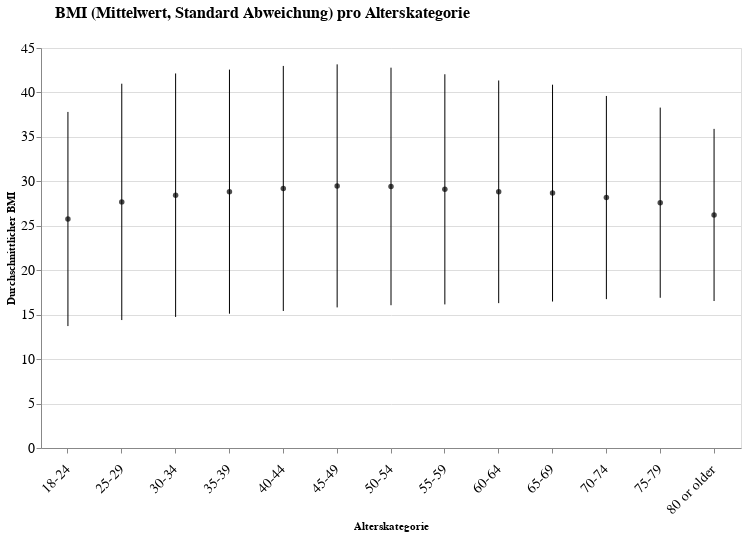

Notebook cell for this chart:
### Code cell
data = (df.groupby('AgeCategory')['BMI']
    .agg(['mean', 'std'])
    .assign(error_lower = lambda df: df['mean'] - 2 * df['std'],
            error_upper = lambda df: df['mean'] + 2 * df['std'])
    .reset_index())

error_bars = alt.Chart(data).mark_rule().encode(
    x='AgeCategory',
    y='error_lower',
    y2='error_upper')

means = alt.Chart(data).mark_circle(color='black').encode(
    x=alt.X('AgeCategory', title='Alterskategorie', axis=alt.Axis(labelFontSize=14, labelAngle=-45, labelPadding=14)),
    y=alt.Y("mean", title="Durchschnittlicher BMI", axis=alt.Axis(labelFontSize=14, labelAngle=0))
).properties(
    width=700,
    height=400,
    title={
        "text": "BMI (Mittelwert, Standard Abweichung) pro Alterskategorie",
        "fontSize": 16,
        "fontWeight": "bold",
        "anchor": "start",
        "dx": 50,
        "offset": 20
    }
)

error_bars + means

### Figure 1 — Vega-Lite specification as saved in the notebook (floating-point values rounded to 4 significant figures)
{"config": {"view": {"continuousWidth": 300, "continuousHeight": 300}}, "layer": [{"mark": {"type": "rule"}, "encoding": {"x": {"field": "AgeCategory", "type": "nominal"}, "y": {"field": "error_lower", "type": "quantitative"}, "y2": {"field": "error_upper"}}}, {"mark": {"type": "circle", "color": "black"}, "encoding": {"x": {"axis": {"labelAngle": -45, "labelFontSize": 14, "labelPadding": 14}, "field": "AgeCategory", "title": "Alterskategorie", "type": "nominal"}, "y": {"axis": {"labelAngle": 0, "labelFontSize": 14}, "field": "mean", "title": "Durchschnittlicher BMI", "type": "quantitative"}}, "title": {"text": "BMI (Mittelwert, Standard Abweichung) pro Alterskategorie", "fontSize": 16, "fontWeight": "bold", "anchor": "start", "dx": 50, "offset": 20}}], "data": {"name": "data-558710220c690e714714d1b104836b95"}, "height": 400, "width": 700, "$schema": "https://vega.github.io/schema/vega-lite/v5.8.0.json", "datasets": {"data-558710220c690e714714d1b104836b95": [{"AgeCategory": "18-24", "mean": 25.76, "std": 6.023, "error_lower": 13.72, "error_upper": 37.81}, {"AgeCategory": "25-29", "mean": 27.69, "std": 6.647, "error_lower": 14.39, "error_upper": 40.98}, {"AgeCategory": "30-34", "mean": 28.44, "std": 6.848, "error_lower": 14.74, "error_upper": 42.14}, {"AgeCategory": "35-39", "mean": 28.84, "std": 6.865, "error_lower": 15.11, "error_upper": 42.57}, {"AgeCategory": "40-44", "mean": 29.2, "std": 6.892, "error_lower": 15.42, "error_upper": 42.98}, {"AgeCategory": "45-49", "mean": 29.49, "std": 6.836, "error_lower": 15.82, "error_upper": 43.16}, {"AgeCategory": "50-54", "mean": 29.43, "std": 6.681, "error_lower": 16.06, "error_upper": 42.79}, {"AgeCategory": "55-59", "mean": 29.1, "std": 6.473, "error_lower": 16.15, "error_upper": 42.05}, {"AgeCategory": "60-64", "mean": 28.82, "std": 6.262, "error_lower": 16.3, "error_upper": 41.35}, {"AgeCategory": "65-69", "mean": 28.67, "std": 6.099, "error_lower": 16.48, "error_upper": 40.87}, {"AgeCategory": "70-74", "mean": 28.18, "std": 5.714, "error_lower": 16.75, "error_upper": 39.6}, {"AgeCategory": "75-79", "mean": 27.6, "std": 5.35, "error_lower": 16.9, "error_upper": 38.3}, {"AgeCategory": "80 or older", "mean": 26.22, "std": 4.841, "error_lower": 16.53, "error_upper": 35.9}]}}
